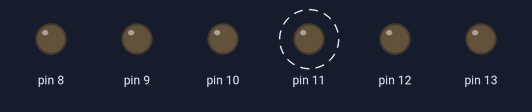
A sketch run on a simulated Arduino Uno, built with avr-gcc and run on an emulated ATmega328P. Shown: output pins drawn as LEDs (lit = HIGH). Dashed ring = blinking.

Above: at 0.05 s.
Timing chart, 0 to 3.0 s (numbered marks = the images above):
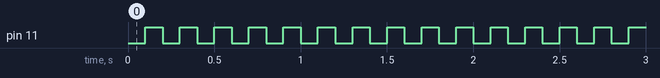

The sketch:

Excersise1.ino
```cpp
void setup() {
Serial.begin(9600);
  // put your setup code here, to run once:
  pinMode(13, OUTPUT);
  pinMode(12, OUTPUT);
  pinMode(11, OUTPUT);
  pinMode(10, OUTPUT);
  pinMode(9, OUTPUT);
  pinMode(8, OUTPUT);

PORTB = B00000000;


}

void loop() {
  // put your main code here, to run repeatedly:
delay(100);
set_pin(&PORTB, 3);
delay(100);
reset_pin(&PORTB,3);
}


void reset_pin(byte* Port, int reset){
  byte and_mask = ~(1 << reset);
  *Port &= and_mask;
}

void set_pin(byte* Port, int set){
  byte or_mask = (1 << set);
  *Port |= or_mask;
}
```

Measured:
- by itself, pin 11: alternates HIGH for 0.10 s and LOW for 0.10 s
